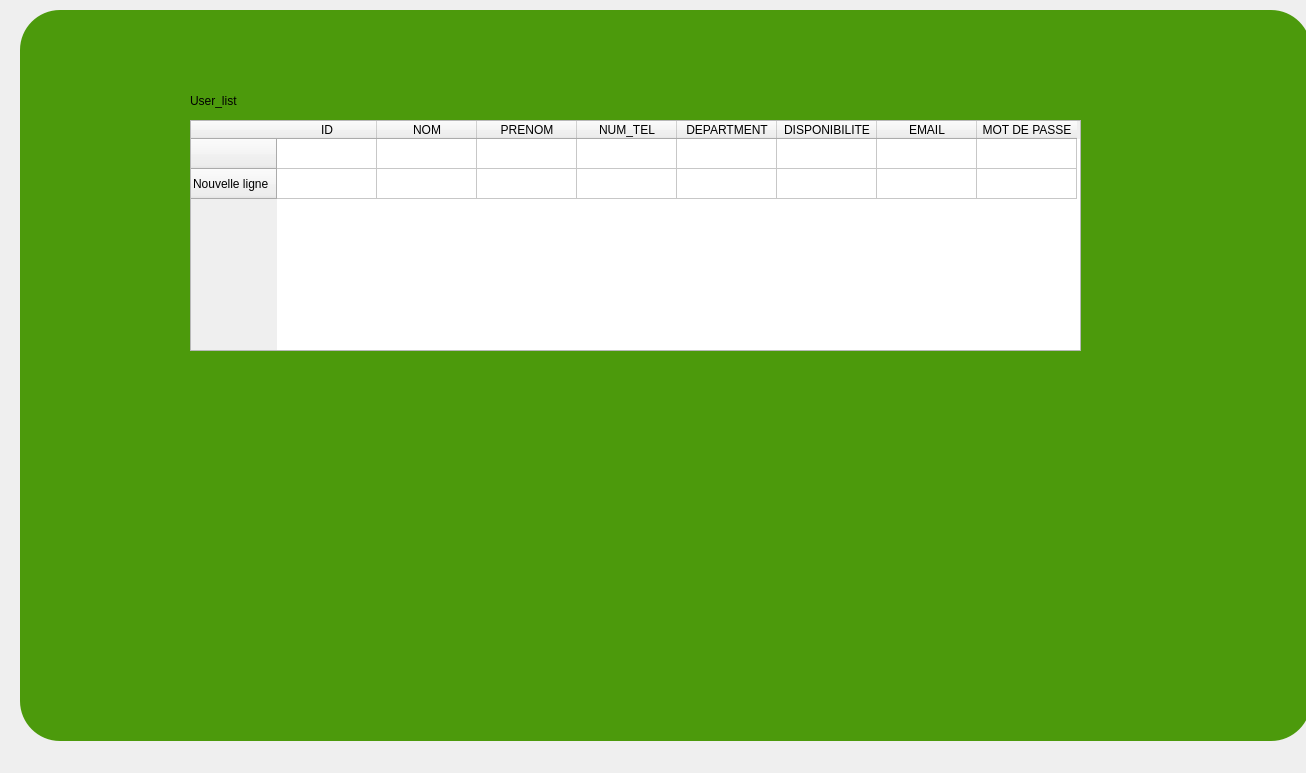
<?xml version="1.0" encoding="UTF-8"?>
<ui version="4.0">
 <class>read</class>
 <widget class="QDialog" name="read">
  <property name="geometry">
   <rect>
    <x>0</x>
    <y>0</y>
    <width>1306</width>
    <height>773</height>
   </rect>
  </property>
  <property name="windowTitle">
   <string>Dialog</string>
  </property>
  <widget class="QTableWidget" name="tableWidget">
   <property name="geometry">
    <rect>
     <x>190</x>
     <y>120</y>
     <width>891</width>
     <height>231</height>
    </rect>
   </property>
   <row>
    <property name="text">
     <string/>
    </property>
   </row>
   <row>
    <property name="text">
     <string>Nouvelle ligne</string>
    </property>
   </row>
   <column>
    <property name="text">
     <string>ID</string>
    </property>
   </column>
   <column>
    <property name="text">
     <string>NOM</string>
    </property>
   </column>
   <column>
    <property name="text">
     <string>PRENOM</string>
    </property>
   </column>
   <column>
    <property name="text">
     <string>NUM_TEL</string>
    </property>
   </column>
   <column>
    <property name="text">
     <string>DEPARTMENT</string>
    </property>
   </column>
   <column>
    <property name="text">
     <string>DISPONIBILITE</string>
    </property>
   </column>
   <column>
    <property name="text">
     <string>EMAIL</string>
    </property>
   </column>
   <column>
    <property name="text">
     <string>MOT DE PASSE</string>
    </property>
   </column>
  </widget>
  <widget class="QGraphicsView" name="graphicsView_3">
   <property name="geometry">
    <rect>
     <x>20</x>
     <y>10</y>
     <width>1291</width>
     <height>731</height>
    </rect>
   </property>
   <property name="styleSheet">
    <string notr="true">background-color: rgb(76, 154, 12);
border-radius: 40px;</string>
   </property>
  </widget>
  <widget class="QLabel" name="label">
   <property name="geometry">
    <rect>
     <x>190</x>
     <y>80</y>
     <width>121</width>
     <height>41</height>
    </rect>
   </property>
   <property name="text">
    <string>User_list</string>
   </property>
  </widget>
  <zorder>graphicsView_3</zorder>
  <zorder>tableWidget</zorder>
  <zorder>label</zorder>
 </widget>
 <resources/>
 <connections/>
</ui>
